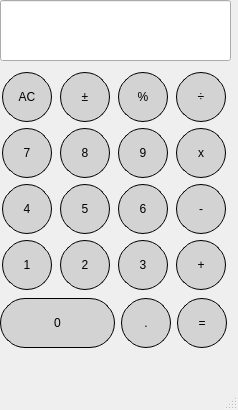
<?xml version="1.0" encoding="UTF-8"?>
<ui version="4.0">
 <class>MainWindow</class>
 <widget class="QMainWindow" name="MainWindow">
  <property name="enabled">
   <bool>true</bool>
  </property>
  <property name="geometry">
   <rect>
    <x>0</x>
    <y>0</y>
    <width>238</width>
    <height>410</height>
   </rect>
  </property>
  <property name="minimumSize">
   <size>
    <width>230</width>
    <height>410</height>
   </size>
  </property>
  <property name="maximumSize">
   <size>
    <width>500</width>
    <height>410</height>
   </size>
  </property>
  <property name="windowTitle">
   <string>Calculator</string>
  </property>
  <property name="layoutDirection">
   <enum>Qt::LeftToRight</enum>
  </property>
  <widget class="QWidget" name="centralwidget">
   <widget class="QWidget" name="verticalLayoutWidget_5">
    <property name="geometry">
     <rect>
      <x>0</x>
      <y>70</y>
      <width>231</width>
      <height>282</height>
     </rect>
    </property>
    <layout class="QVBoxLayout" name="verticalLayout_5">
     <item>
      <layout class="QGridLayout" name="gridLayout_2">
       <item row="0" column="4">
        <layout class="QVBoxLayout" name="verticalLayout">
         <item>
          <widget class="QPushButton" name="btn_divide">
           <property name="minimumSize">
            <size>
             <width>50</width>
             <height>50</height>
            </size>
           </property>
           <property name="maximumSize">
            <size>
             <width>50</width>
             <height>50</height>
            </size>
           </property>
           <property name="styleSheet">
            <string notr="true">border-radius: 25px;
border: 1px solid black;
background-color: lightgray;</string>
           </property>
           <property name="text">
            <string>÷</string>
           </property>
           <property name="default">
            <bool>false</bool>
           </property>
           <property name="flat">
            <bool>false</bool>
           </property>
          </widget>
         </item>
         <item>
          <widget class="QPushButton" name="btn_multiply">
           <property name="minimumSize">
            <size>
             <width>50</width>
             <height>50</height>
            </size>
           </property>
           <property name="maximumSize">
            <size>
             <width>50</width>
             <height>50</height>
            </size>
           </property>
           <property name="styleSheet">
            <string notr="true">border-radius: 25px;
border: 1px solid black;
background-color: lightgray;</string>
           </property>
           <property name="text">
            <string>x</string>
           </property>
           <property name="default">
            <bool>false</bool>
           </property>
           <property name="flat">
            <bool>false</bool>
           </property>
          </widget>
         </item>
         <item>
          <widget class="QPushButton" name="btn_subtract">
           <property name="minimumSize">
            <size>
             <width>50</width>
             <height>50</height>
            </size>
           </property>
           <property name="maximumSize">
            <size>
             <width>50</width>
             <height>50</height>
            </size>
           </property>
           <property name="styleSheet">
            <string notr="true">border-radius: 25px;
border: 1px solid black;
background-color: lightgray;</string>
           </property>
           <property name="text">
            <string>-</string>
           </property>
           <property name="default">
            <bool>false</bool>
           </property>
           <property name="flat">
            <bool>false</bool>
           </property>
          </widget>
         </item>
         <item>
          <widget class="QPushButton" name="btn_add">
           <property name="minimumSize">
            <size>
             <width>50</width>
             <height>50</height>
            </size>
           </property>
           <property name="maximumSize">
            <size>
             <width>50</width>
             <height>50</height>
            </size>
           </property>
           <property name="styleSheet">
            <string notr="true">border-radius: 25px;
border: 1px solid black;
background-color: lightgray;</string>
           </property>
           <property name="text">
            <string>+</string>
           </property>
           <property name="default">
            <bool>false</bool>
           </property>
           <property name="flat">
            <bool>false</bool>
           </property>
          </widget>
         </item>
        </layout>
       </item>
       <item row="0" column="3">
        <layout class="QVBoxLayout" name="verticalLayout_2">
         <item>
          <widget class="QPushButton" name="btn_mod">
           <property name="minimumSize">
            <size>
             <width>50</width>
             <height>50</height>
            </size>
           </property>
           <property name="maximumSize">
            <size>
             <width>50</width>
             <height>50</height>
            </size>
           </property>
           <property name="styleSheet">
            <string notr="true">border-radius: 25px;
border: 1px solid black;
background-color: lightgray;</string>
           </property>
           <property name="text">
            <string>%</string>
           </property>
           <property name="default">
            <bool>false</bool>
           </property>
           <property name="flat">
            <bool>false</bool>
           </property>
          </widget>
         </item>
         <item>
          <widget class="QPushButton" name="btn_9">
           <property name="minimumSize">
            <size>
             <width>50</width>
             <height>50</height>
            </size>
           </property>
           <property name="maximumSize">
            <size>
             <width>50</width>
             <height>50</height>
            </size>
           </property>
           <property name="styleSheet">
            <string notr="true">border-radius: 25px;
border: 1px solid black;
background-color: lightgray;</string>
           </property>
           <property name="text">
            <string>9</string>
           </property>
           <property name="default">
            <bool>false</bool>
           </property>
           <property name="flat">
            <bool>false</bool>
           </property>
          </widget>
         </item>
         <item>
          <widget class="QPushButton" name="btn_6">
           <property name="minimumSize">
            <size>
             <width>50</width>
             <height>50</height>
            </size>
           </property>
           <property name="maximumSize">
            <size>
             <width>50</width>
             <height>50</height>
            </size>
           </property>
           <property name="styleSheet">
            <string notr="true">border-radius: 25px;
border: 1px solid black;
background-color: lightgray;</string>
           </property>
           <property name="text">
            <string>6</string>
           </property>
           <property name="default">
            <bool>false</bool>
           </property>
           <property name="flat">
            <bool>false</bool>
           </property>
          </widget>
         </item>
         <item>
          <widget class="QPushButton" name="btn_3">
           <property name="minimumSize">
            <size>
             <width>50</width>
             <height>50</height>
            </size>
           </property>
           <property name="maximumSize">
            <size>
             <width>50</width>
             <height>50</height>
            </size>
           </property>
           <property name="styleSheet">
            <string notr="true">border-radius: 25px;
border: 1px solid black;
background-color: lightgray;</string>
           </property>
           <property name="text">
            <string>3</string>
           </property>
           <property name="default">
            <bool>false</bool>
           </property>
           <property name="flat">
            <bool>false</bool>
           </property>
          </widget>
         </item>
        </layout>
       </item>
       <item row="0" column="2">
        <layout class="QVBoxLayout" name="verticalLayout_4">
         <item>
          <widget class="QPushButton" name="btn_pos_neg">
           <property name="minimumSize">
            <size>
             <width>50</width>
             <height>50</height>
            </size>
           </property>
           <property name="maximumSize">
            <size>
             <width>50</width>
             <height>50</height>
            </size>
           </property>
           <property name="styleSheet">
            <string notr="true">border-radius: 25px;
border: 1px solid black;
background-color: lightgray;</string>
           </property>
           <property name="text">
            <string>±</string>
           </property>
           <property name="default">
            <bool>false</bool>
           </property>
           <property name="flat">
            <bool>false</bool>
           </property>
          </widget>
         </item>
         <item>
          <widget class="QPushButton" name="btn_8">
           <property name="minimumSize">
            <size>
             <width>50</width>
             <height>50</height>
            </size>
           </property>
           <property name="maximumSize">
            <size>
             <width>50</width>
             <height>50</height>
            </size>
           </property>
           <property name="styleSheet">
            <string notr="true">border-radius: 25px;
border: 1px solid black;
background-color: lightgray;</string>
           </property>
           <property name="text">
            <string>8</string>
           </property>
           <property name="default">
            <bool>false</bool>
           </property>
           <property name="flat">
            <bool>false</bool>
           </property>
          </widget>
         </item>
         <item>
          <widget class="QPushButton" name="btn_5">
           <property name="minimumSize">
            <size>
             <width>50</width>
             <height>50</height>
            </size>
           </property>
           <property name="maximumSize">
            <size>
             <width>50</width>
             <height>50</height>
            </size>
           </property>
           <property name="styleSheet">
            <string notr="true">border-radius: 25px;
border: 1px solid black;
background-color: lightgray;</string>
           </property>
           <property name="text">
            <string>5</string>
           </property>
           <property name="default">
            <bool>false</bool>
           </property>
           <property name="flat">
            <bool>false</bool>
           </property>
          </widget>
         </item>
         <item>
          <widget class="QPushButton" name="btn_2">
           <property name="minimumSize">
            <size>
             <width>50</width>
             <height>50</height>
            </size>
           </property>
           <property name="maximumSize">
            <size>
             <width>50</width>
             <height>50</height>
            </size>
           </property>
           <property name="styleSheet">
            <string notr="true">border-radius: 25px;
border: 1px solid black;
background-color: lightgray;</string>
           </property>
           <property name="text">
            <string>2</string>
           </property>
           <property name="default">
            <bool>false</bool>
           </property>
           <property name="flat">
            <bool>false</bool>
           </property>
          </widget>
         </item>
        </layout>
       </item>
       <item row="0" column="1">
        <layout class="QVBoxLayout" name="verticalLayout_3">
         <item>
          <widget class="QPushButton" name="btn_all_clear">
           <property name="minimumSize">
            <size>
             <width>50</width>
             <height>50</height>
            </size>
           </property>
           <property name="maximumSize">
            <size>
             <width>50</width>
             <height>50</height>
            </size>
           </property>
           <property name="styleSheet">
            <string notr="true">border-radius: 25px;
border: 1px solid black;
background-color: lightgray;</string>
           </property>
           <property name="text">
            <string>AC</string>
           </property>
           <property name="default">
            <bool>false</bool>
           </property>
           <property name="flat">
            <bool>false</bool>
           </property>
          </widget>
         </item>
         <item>
          <widget class="QPushButton" name="btn_7">
           <property name="minimumSize">
            <size>
             <width>50</width>
             <height>50</height>
            </size>
           </property>
           <property name="maximumSize">
            <size>
             <width>50</width>
             <height>50</height>
            </size>
           </property>
           <property name="styleSheet">
            <string notr="true">border-radius: 25px;
border: 1px solid black;
background-color: lightgray;</string>
           </property>
           <property name="text">
            <string>7</string>
           </property>
           <property name="default">
            <bool>false</bool>
           </property>
           <property name="flat">
            <bool>false</bool>
           </property>
          </widget>
         </item>
         <item>
          <widget class="QPushButton" name="btn_4">
           <property name="minimumSize">
            <size>
             <width>50</width>
             <height>50</height>
            </size>
           </property>
           <property name="maximumSize">
            <size>
             <width>50</width>
             <height>50</height>
            </size>
           </property>
           <property name="styleSheet">
            <string notr="true">border-radius: 25px;
border: 1px solid black;
background-color: lightgray;</string>
           </property>
           <property name="text">
            <string>4</string>
           </property>
           <property name="default">
            <bool>false</bool>
           </property>
           <property name="flat">
            <bool>false</bool>
           </property>
          </widget>
         </item>
         <item>
          <widget class="QPushButton" name="btn_1">
           <property name="minimumSize">
            <size>
             <width>50</width>
             <height>50</height>
            </size>
           </property>
           <property name="maximumSize">
            <size>
             <width>50</width>
             <height>50</height>
            </size>
           </property>
           <property name="styleSheet">
            <string notr="true">border-radius: 25px;
border: 1px solid black;
background-color: lightgray;</string>
           </property>
           <property name="text">
            <string>1</string>
           </property>
           <property name="default">
            <bool>false</bool>
           </property>
           <property name="flat">
            <bool>false</bool>
           </property>
          </widget>
         </item>
        </layout>
       </item>
      </layout>
     </item>
     <item>
      <layout class="QHBoxLayout" name="horizontalLayout_2">
       <property name="spacing">
        <number>6</number>
       </property>
       <property name="topMargin">
        <number>0</number>
       </property>
       <property name="rightMargin">
        <number>4</number>
       </property>
       <item>
        <widget class="QPushButton" name="btn_0">
         <property name="minimumSize">
          <size>
           <width>50</width>
           <height>50</height>
          </size>
         </property>
         <property name="maximumSize">
          <size>
           <width>200</width>
           <height>50</height>
          </size>
         </property>
         <property name="styleSheet">
          <string notr="true">border-radius: 25px;
border: 1px solid black;
background-color: lightgray;</string>
         </property>
         <property name="text">
          <string>0</string>
         </property>
         <property name="default">
          <bool>false</bool>
         </property>
         <property name="flat">
          <bool>false</bool>
         </property>
        </widget>
       </item>
       <item>
        <widget class="QPushButton" name="btn_dot">
         <property name="sizePolicy">
          <sizepolicy hsizetype="Minimum" vsizetype="Minimum">
           <horstretch>0</horstretch>
           <verstretch>0</verstretch>
          </sizepolicy>
         </property>
         <property name="minimumSize">
          <size>
           <width>50</width>
           <height>50</height>
          </size>
         </property>
         <property name="maximumSize">
          <size>
           <width>50</width>
           <height>50</height>
          </size>
         </property>
         <property name="styleSheet">
          <string notr="true">border-radius: 25px;
border: 1px solid black;
background-color: lightgray;</string>
         </property>
         <property name="text">
          <string>.</string>
         </property>
         <property name="default">
          <bool>false</bool>
         </property>
         <property name="flat">
          <bool>false</bool>
         </property>
        </widget>
       </item>
       <item>
        <widget class="QPushButton" name="btn_equal">
         <property name="sizePolicy">
          <sizepolicy hsizetype="Minimum" vsizetype="Fixed">
           <horstretch>0</horstretch>
           <verstretch>0</verstretch>
          </sizepolicy>
         </property>
         <property name="minimumSize">
          <size>
           <width>50</width>
           <height>50</height>
          </size>
         </property>
         <property name="maximumSize">
          <size>
           <width>50</width>
           <height>50</height>
          </size>
         </property>
         <property name="styleSheet">
          <string notr="true">border-radius: 25px;
border: 1px solid black;
background-color: lightgray;</string>
         </property>
         <property name="text">
          <string>=</string>
         </property>
         <property name="default">
          <bool>false</bool>
         </property>
         <property name="flat">
          <bool>false</bool>
         </property>
        </widget>
       </item>
      </layout>
     </item>
    </layout>
   </widget>
   <widget class="QWidget" name="horizontalLayoutWidget_2">
    <property name="geometry">
     <rect>
      <x>0</x>
      <y>0</y>
      <width>231</width>
      <height>61</height>
     </rect>
    </property>
    <layout class="QHBoxLayout" name="horizontalLayout_3">
     <item>
      <widget class="QLineEdit" name="lineEdit">
       <property name="sizePolicy">
        <sizepolicy hsizetype="Expanding" vsizetype="Expanding">
         <horstretch>0</horstretch>
         <verstretch>0</verstretch>
        </sizepolicy>
       </property>
       <property name="font">
        <font>
         <family>Arial Black</family>
         <pointsize>18</pointsize>
         <weight>75</weight>
         <bold>true</bold>
        </font>
       </property>
       <property name="readOnly">
        <bool>true</bool>
       </property>
      </widget>
     </item>
    </layout>
   </widget>
  </widget>
  <widget class="QStatusBar" name="statusbar"/>
 </widget>
 <resources/>
 <connections/>
</ui>
